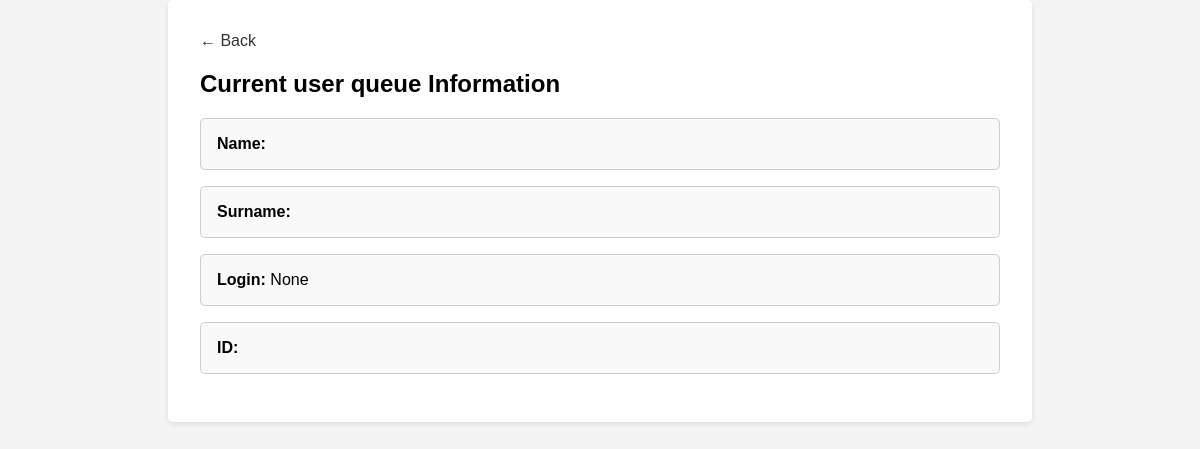
Before: /news/admin_interface/ (signed in) with the older database file.
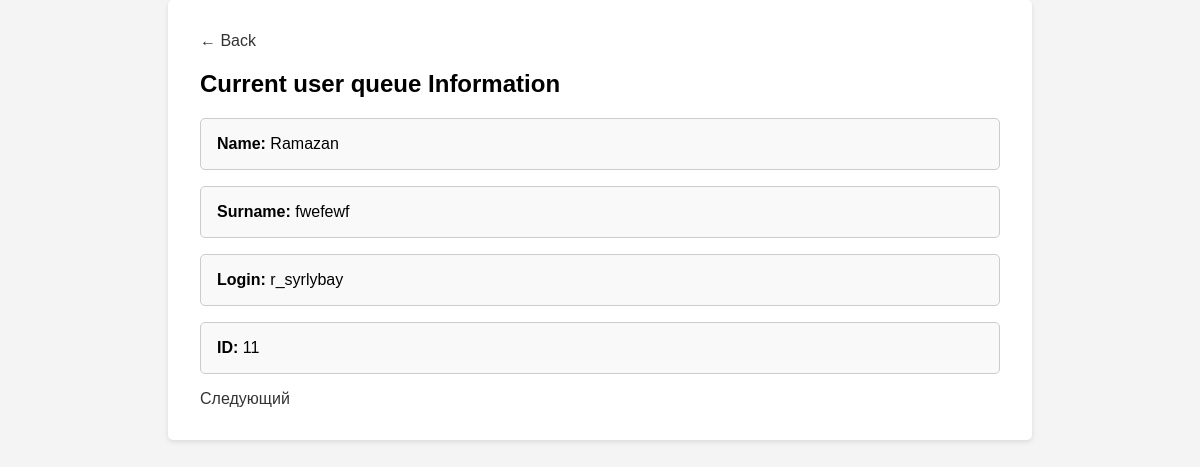
After: the same page with the newer database file.
### news/models.py (models this page shows)
class CustomUser(AbstractUser):
    created_at = models.DateTimeField(auto_now=True)

### news/views.py (the view)
# urls.py: path("admin_interface/", views.admin_interface, name="admin_interface"),
@permission_required("user.delete_user", login_url="/news/sign_up/")
@login_required(login_url="/login/")
def admin_interface(request):
    user = CustomUser.objects.filter(is_superuser=0).order_by("created_at").first()
    return render(
        request,
        "news/organizator.html",
        {
            "user" : user
        }
    )

### news/templates/news/organizator.html (shortened to what this page needs)
{% extends "news/base.html" %}
{% block header %}
    {% load static %}
    <link rel="stylesheet" type="text/css" href="{% static 'news/css/style_info_news.css' %}">
{% endblock %}
{% block content %}
    <div class="info-container">
        <a href="{% url 'news:main' %}" class="back-link">&larr; Back</a>
        <div class="user-info">
            <h2 class="info-heading">Current user queue Information</h2>
            <ul class="info-list">
                <li class="info-item"><strong class="info-label">Name:</strong> {{ user.first_name }}</li>
                <li class="info-item"><strong class="info-label">Surname:</strong> {{ user.last_name }}</li>
                <li class="info-item"><strong class="info-label">Login:</strong> {{ user }}</li>
                <li class="info-item"><strong class="info-label">ID:</strong> {{ user.id }}</li>
            </ul>
            {% if user is not None %}
                <a href="{% url 'news:delete_user' user.id %}" class="delete-link">Следующий</a>
            {% endif %}
        </div>
    </div>
{% endblock %}

Changed rows visible on the page:
added CustomUser: first_name "Ramazan", last_name "fwefewf", username "r_syrlybay", id "11"
Other visible differences:
{{ user }}: "None" → (not shown)
text now shown: "Следующий"
